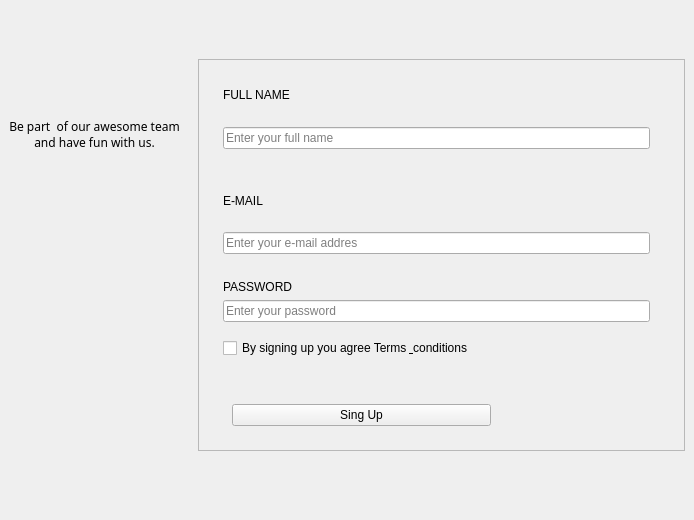
<?xml version="1.0" encoding="UTF-8"?>
<ui version="4.0">
 <class>MainWindow</class>
 <widget class="QMainWindow" name="MainWindow">
  <property name="windowModality">
   <enum>Qt::NonModal</enum>
  </property>
  <property name="enabled">
   <bool>true</bool>
  </property>
  <property name="geometry">
   <rect>
    <x>0</x>
    <y>0</y>
    <width>694</width>
    <height>520</height>
   </rect>
  </property>
  <property name="sizePolicy">
   <sizepolicy hsizetype="Minimum" vsizetype="Maximum">
    <horstretch>0</horstretch>
    <verstretch>0</verstretch>
   </sizepolicy>
  </property>
  <property name="minimumSize">
   <size>
    <width>694</width>
    <height>453</height>
   </size>
  </property>
  <property name="maximumSize">
   <size>
    <width>787</width>
    <height>540</height>
   </size>
  </property>
  <property name="baseSize">
   <size>
    <width>694</width>
    <height>453</height>
   </size>
  </property>
  <property name="contextMenuPolicy">
   <enum>Qt::NoContextMenu</enum>
  </property>
  <property name="acceptDrops">
   <bool>false</bool>
  </property>
  <property name="windowTitle">
   <string>Login</string>
  </property>
  <property name="styleSheet">
   <string notr="true"/>
  </property>
  <property name="animated">
   <bool>true</bool>
  </property>
  <property name="documentMode">
   <bool>false</bool>
  </property>
  <property name="tabShape">
   <enum>QTabWidget::Rounded</enum>
  </property>
  <property name="dockNestingEnabled">
   <bool>false</bool>
  </property>
  <widget class="QWidget" name="centralwidget">
   <layout class="QHBoxLayout" name="horizontalLayout">
    <property name="spacing">
     <number>0</number>
    </property>
    <property name="leftMargin">
     <number>0</number>
    </property>
    <property name="topMargin">
     <number>0</number>
    </property>
    <property name="rightMargin">
     <number>0</number>
    </property>
    <property name="bottomMargin">
     <number>0</number>
    </property>
    <item>
     <widget class="QFrame" name="frame1">
      <property name="sizePolicy">
       <sizepolicy hsizetype="Preferred" vsizetype="Preferred">
        <horstretch>0</horstretch>
        <verstretch>0</verstretch>
       </sizepolicy>
      </property>
      <property name="maximumSize">
       <size>
        <width>2500</width>
        <height>16777215</height>
       </size>
      </property>
      <property name="sizeIncrement">
       <size>
        <width>20</width>
        <height>10</height>
       </size>
      </property>
      <property name="accessibleName">
       <string/>
      </property>
      <property name="frameShape">
       <enum>QFrame::NoFrame</enum>
      </property>
      <property name="frameShadow">
       <enum>QFrame::Plain</enum>
      </property>
      <property name="lineWidth">
       <number>0</number>
      </property>
      <layout class="QVBoxLayout" name="verticalLayout" stretch="0,0">
       <property name="spacing">
        <number>0</number>
       </property>
       <property name="sizeConstraint">
        <enum>QLayout::SetNoConstraint</enum>
       </property>
       <item>
        <widget class="QLabel" name="label">
         <property name="font">
          <font>
           <family>Dyuthi</family>
          </font>
         </property>
         <property name="frameShadow">
          <enum>QFrame::Raised</enum>
         </property>
         <property name="text">
          <string>Be part  of our awesome team
and have fun with us.</string>
         </property>
         <property name="textFormat">
          <enum>Qt::PlainText</enum>
         </property>
         <property name="alignment">
          <set>Qt::AlignCenter</set>
         </property>
        </widget>
       </item>
       <item>
        <widget class="QLabel" name="image">
         <property name="text">
          <string>&lt;html&gt;&lt;head/&gt;&lt;body&gt;&lt;p&gt;&lt;img src=&quot;:/images/lanzamiento-de-nave-espacial.png&quot;/&gt;&lt;/p&gt;&lt;/body&gt;&lt;/html&gt;</string>
         </property>
         <property name="alignment">
          <set>Qt::AlignCenter</set>
         </property>
        </widget>
       </item>
      </layout>
     </widget>
    </item>
    <item>
     <widget class="QFrame" name="frame2">
      <property name="sizePolicy">
       <sizepolicy hsizetype="Minimum" vsizetype="Minimum">
        <horstretch>0</horstretch>
        <verstretch>0</verstretch>
       </sizepolicy>
      </property>
      <property name="sizeIncrement">
       <size>
        <width>10</width>
        <height>30</height>
       </size>
      </property>
      <property name="frameShape">
       <enum>QFrame::NoFrame</enum>
      </property>
      <property name="frameShadow">
       <enum>QFrame::Plain</enum>
      </property>
      <property name="lineWidth">
       <number>0</number>
      </property>
      <layout class="QVBoxLayout" name="verticalLayout_2">
       <property name="spacing">
        <number>0</number>
       </property>
       <item>
        <spacer name="verticalSpacer_2">
         <property name="orientation">
          <enum>Qt::Vertical</enum>
         </property>
         <property name="sizeType">
          <enum>QSizePolicy::Fixed</enum>
         </property>
         <property name="sizeHint" stdset="0">
          <size>
           <width>10</width>
           <height>50</height>
          </size>
         </property>
        </spacer>
       </item>
       <item>
        <widget class="QFrame" name="frame3">
         <property name="enabled">
          <bool>true</bool>
         </property>
         <property name="frameShape">
          <enum>QFrame::StyledPanel</enum>
         </property>
         <property name="frameShadow">
          <enum>QFrame::Plain</enum>
         </property>
         <layout class="QGridLayout" name="gridLayout">
          <item row="1" column="1">
           <widget class="QLineEdit" name="line_name">
            <property name="placeholderText">
             <string>Enter your full name</string>
            </property>
           </widget>
          </item>
          <item row="6" column="1">
           <widget class="QLabel" name="lbl_password">
            <property name="sizePolicy">
             <sizepolicy hsizetype="Maximum" vsizetype="Maximum">
              <horstretch>0</horstretch>
              <verstretch>0</verstretch>
             </sizepolicy>
            </property>
            <property name="text">
             <string>PASSWORD</string>
            </property>
           </widget>
          </item>
          <item row="0" column="1">
           <widget class="QLabel" name="lbl_name">
            <property name="text">
             <string>FULL NAME</string>
            </property>
           </widget>
          </item>
          <item row="3" column="1">
           <widget class="QLabel" name="lbl_email">
            <property name="text">
             <string>E-MAIL</string>
            </property>
           </widget>
          </item>
          <item row="5" column="1">
           <spacer name="verticalSpacer_4">
            <property name="orientation">
             <enum>Qt::Vertical</enum>
            </property>
            <property name="sizeType">
             <enum>QSizePolicy::Fixed</enum>
            </property>
            <property name="sizeHint" stdset="0">
             <size>
              <width>3</width>
              <height>20</height>
             </size>
            </property>
           </spacer>
          </item>
          <item row="9" column="1">
           <widget class="QCheckBox" name="checkBox">
            <property name="text">
             <string>By signing up you agree Terms &amp; conditions</string>
            </property>
           </widget>
          </item>
          <item row="3" column="0">
           <spacer name="horizontalSpacer">
            <property name="orientation">
             <enum>Qt::Horizontal</enum>
            </property>
            <property name="sizeType">
             <enum>QSizePolicy::Minimum</enum>
            </property>
            <property name="sizeHint" stdset="0">
             <size>
              <width>15</width>
              <height>20</height>
             </size>
            </property>
           </spacer>
          </item>
          <item row="7" column="1">
           <widget class="QLineEdit" name="line_password">
            <property name="echoMode">
             <enum>QLineEdit::Password</enum>
            </property>
            <property name="placeholderText">
             <string>Enter your password</string>
            </property>
           </widget>
          </item>
          <item row="11" column="2">
           <spacer name="horizontalSpacer_2">
            <property name="orientation">
             <enum>Qt::Horizontal</enum>
            </property>
            <property name="sizeType">
             <enum>QSizePolicy::Fixed</enum>
            </property>
            <property name="sizeHint" stdset="0">
             <size>
              <width>25</width>
              <height>20</height>
             </size>
            </property>
           </spacer>
          </item>
          <item row="10" column="1">
           <spacer name="verticalSpacer_3">
            <property name="orientation">
             <enum>Qt::Vertical</enum>
            </property>
            <property name="sizeType">
             <enum>QSizePolicy::Fixed</enum>
            </property>
            <property name="sizeHint" stdset="0">
             <size>
              <width>20</width>
              <height>25</height>
             </size>
            </property>
           </spacer>
          </item>
          <item row="2" column="1">
           <spacer name="verticalSpacer_5">
            <property name="orientation">
             <enum>Qt::Vertical</enum>
            </property>
            <property name="sizeType">
             <enum>QSizePolicy::Fixed</enum>
            </property>
            <property name="sizeHint" stdset="0">
             <size>
              <width>20</width>
              <height>20</height>
             </size>
            </property>
           </spacer>
          </item>
          <item row="4" column="1">
           <widget class="QLineEdit" name="line_email">
            <property name="placeholderText">
             <string>Enter your e-mail addres</string>
            </property>
           </widget>
          </item>
          <item row="11" column="1">
           <widget class="QFrame" name="frame">
            <property name="frameShape">
             <enum>QFrame::NoFrame</enum>
            </property>
            <property name="frameShadow">
             <enum>QFrame::Plain</enum>
            </property>
            <property name="lineWidth">
             <number>0</number>
            </property>
            <layout class="QHBoxLayout" name="horizontalLayout_2">
             <item>
              <widget class="QPushButton" name="btn_singup">
               <property name="text">
                <string>Sing Up</string>
               </property>
              </widget>
             </item>
             <item>
              <spacer name="horizontalSpacer_3">
               <property name="orientation">
                <enum>Qt::Horizontal</enum>
               </property>
               <property name="sizeType">
                <enum>QSizePolicy::Fixed</enum>
               </property>
               <property name="sizeHint" stdset="0">
                <size>
                 <width>150</width>
                 <height>20</height>
                </size>
               </property>
              </spacer>
             </item>
            </layout>
           </widget>
          </item>
          <item row="8" column="1">
           <spacer name="verticalSpacer_6">
            <property name="orientation">
             <enum>Qt::Vertical</enum>
            </property>
            <property name="sizeType">
             <enum>QSizePolicy::Fixed</enum>
            </property>
            <property name="sizeHint" stdset="0">
             <size>
              <width>20</width>
              <height>10</height>
             </size>
            </property>
           </spacer>
          </item>
         </layout>
        </widget>
       </item>
       <item>
        <spacer name="verticalSpacer">
         <property name="orientation">
          <enum>Qt::Vertical</enum>
         </property>
         <property name="sizeType">
          <enum>QSizePolicy::Fixed</enum>
         </property>
         <property name="sizeHint" stdset="0">
          <size>
           <width>20</width>
           <height>60</height>
          </size>
         </property>
        </spacer>
       </item>
      </layout>
     </widget>
    </item>
   </layout>
  </widget>
 </widget>
 <resources>
  <include location="../images/file.qrc"/>
 </resources>
 <connections/>
</ui>
